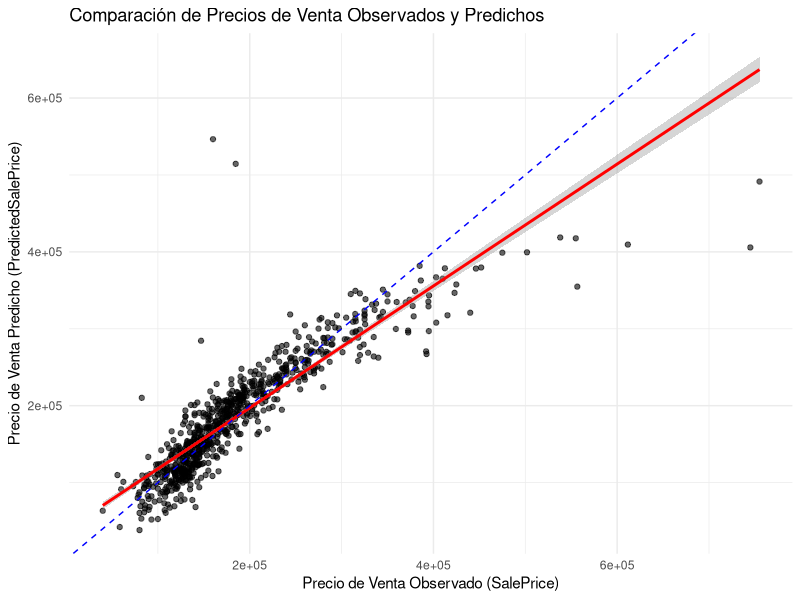

Write the R code that produced this figure.
## ---- chunk 1
knitr::opts_chunk$set(echo = TRUE)
## ---- chunk 2
library(readr)
library(kableExtra)
library(ggplot2)
library(reshape2)
library(knitr)
library(tidyr)
library(dplyr)
## ---- chunk 3
data <- read_csv("train_final.csv")
## ---- chunk 4
porcentaje_na <- sapply(data, function(x) sum(is.na(x)) / length(x)) * 100

columnas_a_eliminar <- names(porcentaje_na[porcentaje_na > 75])
print(columnas_a_eliminar)

data <- data[, !names(data) %in% columnas_a_eliminar]
## ---- chunk 5

vars_quantitative <- names(data)[sapply(data, is.numeric) & names(data) != 'Id']

multivariable_model <- lm(SalePrice ~ ., data = data %>% select(one_of(c(vars_quantitative))))

summary(multivariable_model)
## ---- chunk 6
vars_quantitative <- names(data)[sapply(data, is.numeric) & names(data) != 'Id']
multivariable_model <- lm(SalePrice ~ ., data = data %>% select(one_of(c(vars_quantitative))))

data$PredictedSalePrice <- predict(multivariable_model, newdata = data)

ggplot(data, aes(x = SalePrice, y = PredictedSalePrice)) +
  geom_point(alpha = 0.6) +
  geom_smooth(method = "lm", se = TRUE, color = "red") +
  labs(title = "Comparación de Precios de Venta Observados y Predichos",
       x = "Precio de Venta Observado (SalePrice)",
       y = "Precio de Venta Predicho (PredictedSalePrice)") +
  theme_minimal() +
  geom_abline(intercept = 0, slope = 1, linetype = "dashed", color = "blue")
